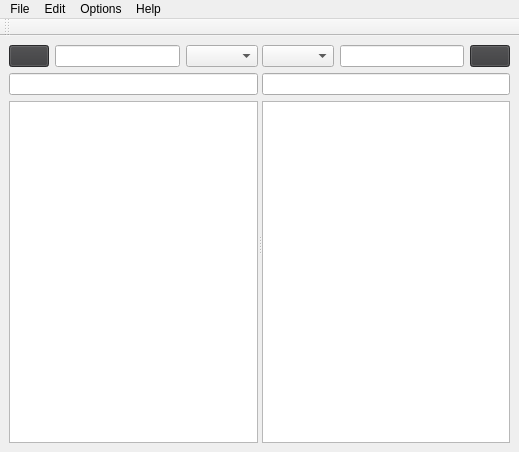
<?xml version="1.0" encoding="UTF-8"?>
<ui version="4.0">
 <class>MainWindow</class>
 <widget class="QMainWindow" name="MainWindow">
  <property name="geometry">
   <rect>
    <x>0</x>
    <y>0</y>
    <width>519</width>
    <height>452</height>
   </rect>
  </property>
  <property name="windowTitle">
   <string>MainWindow</string>
  </property>
  <widget class="QWidget" name="centralwidget">
   <layout class="QGridLayout" name="gridLayout">
    <item row="0" column="0">
     <widget class="QSplitter" name="splitter">
      <property name="orientation">
       <enum>Qt::Horizontal</enum>
      </property>
      <widget class="QWidget" name="layoutWidget">
       <layout class="QVBoxLayout" name="verticalLayout">
        <item>
         <layout class="QHBoxLayout" name="horizontalLayout_2">
          <item>
           <widget class="QPushButton" name="search_button_1">
            <property name="cursor">
             <cursorShape>PointingHandCursor</cursorShape>
            </property>
            <property name="styleSheet">
             <string notr="true">background-color: rgb(58, 58, 60);</string>
            </property>
            <property name="text">
             <string/>
            </property>
            <property name="icon">
             <iconset>
              <normaloff>../icons/search_icon.png</normaloff>../icons/search_icon.png</iconset>
            </property>
           </widget>
          </item>
          <item>
           <widget class="QLineEdit" name="lineEdit_1">
            <property name="sizePolicy">
             <sizepolicy hsizetype="Expanding" vsizetype="Fixed">
              <horstretch>0</horstretch>
              <verstretch>0</verstretch>
             </sizepolicy>
            </property>
           </widget>
          </item>
          <item>
           <widget class="QComboBox" name="comboBox_1">
            <property name="sizePolicy">
             <sizepolicy hsizetype="Preferred" vsizetype="Fixed">
              <horstretch>0</horstretch>
              <verstretch>0</verstretch>
             </sizepolicy>
            </property>
            <property name="editable">
             <bool>false</bool>
            </property>
           </widget>
          </item>
         </layout>
        </item>
        <item>
         <widget class="QLineEdit" name="search_1"/>
        </item>
        <item>
         <widget class="QListView" name="listView_1"/>
        </item>
       </layout>
      </widget>
      <widget class="QWidget" name="layoutWidget">
       <layout class="QVBoxLayout" name="verticalLayout_2">
        <item>
         <layout class="QHBoxLayout" name="horizontalLayout">
          <item>
           <widget class="QComboBox" name="comboBox_2">
            <property name="sizePolicy">
             <sizepolicy hsizetype="Preferred" vsizetype="Fixed">
              <horstretch>0</horstretch>
              <verstretch>0</verstretch>
             </sizepolicy>
            </property>
            <property name="editable">
             <bool>false</bool>
            </property>
           </widget>
          </item>
          <item>
           <widget class="QLineEdit" name="lineEdit_2"/>
          </item>
          <item>
           <widget class="QPushButton" name="search_button_2">
            <property name="minimumSize">
             <size>
              <width>0</width>
              <height>0</height>
             </size>
            </property>
            <property name="cursor">
             <cursorShape>PointingHandCursor</cursorShape>
            </property>
            <property name="styleSheet">
             <string notr="true">background-color: rgb(58, 58, 60);</string>
            </property>
            <property name="text">
             <string/>
            </property>
            <property name="icon">
             <iconset>
              <normaloff>../icons/search_icon.png</normaloff>../icons/search_icon.png</iconset>
            </property>
            <property name="iconSize">
             <size>
              <width>16</width>
              <height>16</height>
             </size>
            </property>
           </widget>
          </item>
         </layout>
        </item>
        <item>
         <widget class="QLineEdit" name="search_2"/>
        </item>
        <item>
         <widget class="QListView" name="listView_2"/>
        </item>
       </layout>
      </widget>
     </widget>
    </item>
   </layout>
  </widget>
  <widget class="QMenuBar" name="menuBar">
   <property name="geometry">
    <rect>
     <x>0</x>
     <y>0</y>
     <width>519</width>
     <height>21</height>
    </rect>
   </property>
   <widget class="QMenu" name="menuFile">
    <property name="title">
     <string>File</string>
    </property>
   </widget>
   <widget class="QMenu" name="menuEdit">
    <property name="title">
     <string>Edit</string>
    </property>
   </widget>
   <widget class="QMenu" name="menuOptions">
    <property name="title">
     <string>Options</string>
    </property>
   </widget>
   <widget class="QMenu" name="menuHelp">
    <property name="title">
     <string>Help</string>
    </property>
   </widget>
   <addaction name="menuFile"/>
   <addaction name="menuEdit"/>
   <addaction name="menuOptions"/>
   <addaction name="menuHelp"/>
  </widget>
  <widget class="QToolBar" name="toolBar">
   <property name="focusPolicy">
    <enum>Qt::WheelFocus</enum>
   </property>
   <property name="windowTitle">
    <string>toolBar</string>
   </property>
   <attribute name="toolBarArea">
    <enum>TopToolBarArea</enum>
   </attribute>
   <attribute name="toolBarBreak">
    <bool>false</bool>
   </attribute>
  </widget>
 </widget>
 <resources/>
 <connections/>
</ui>
